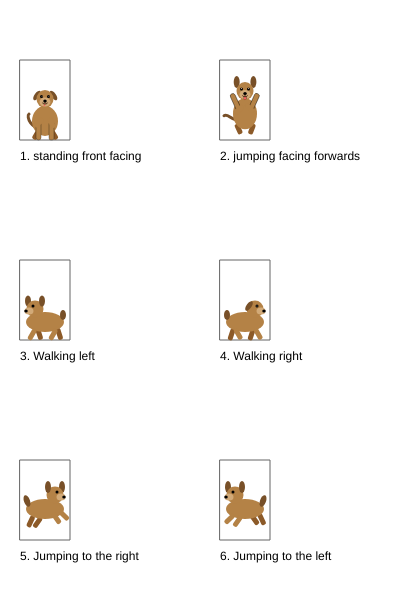
Frame 1 (no input)
Frame 60 (no input): identical to frame 1, image omitted
Frame 120 (the mouse pressed at the canvas centre since frame 60): identical to frame 1, image omitted

The p5.js sketch that drew this single still picture (run headless with seeded random() and noise() and a simulated clock; from frame 60 on, the mouse is pressed at the canvas centre):

// p5.js sketch
// ── sketch.js
var gameChar_x = 0;
var gameChar_y = 0;

function setup()
{
	createCanvas(400, 600);
}

function draw()
{
	background(255);

	//Standing, facing frontwards

	stroke(100);
	noFill();
	rect(20, 60, 50, 80);
	noStroke();
	fill(0);
	text("1. standing front facing", 20, 160);

	gameChar_x = 45;
	gameChar_y = 137;

	// Ears
	fill(120, 80, 40);
	push();
	translate(gameChar_x + 8.5, gameChar_y - 41.5);
	rotate(radians(-36));
	ellipse(0, 0, 5, 11);
	pop();
	push();
	translate(gameChar_x - 8, gameChar_y - 41.5);
	rotate(radians(36));
	ellipse(0, 0, 5, 11);
	pop();
    // Back Legs
	fill(140, 90, 40);
	push();
	translate(gameChar_x + 4, gameChar_y - 6);
	rotate(radians(-30));
	rect(0, 0, 5, 11, 2);
	pop();
	push();
	translate(gameChar_x - 8, gameChar_y - 8.5);
	rotate(radians(30));
	rect(0, 0, 5, 11, 2);
	pop();
	// Tail
	stroke(120, 80, 40);
	strokeWeight(3);
	noFill();
	bezier(
		gameChar_x + 0, gameChar_y - 9,
		gameChar_x - 14, gameChar_y - 6,
		gameChar_x - 19, gameChar_y - 21,
		gameChar_x - 16, gameChar_y - 23
	);
	noStroke();
	// Body
	fill(180, 130, 70);
	ellipse(gameChar_x - 0, gameChar_y - 16, 26, 30);
	strokeWeight(1);
	// Head
	fill(180, 130, 70);
	ellipse(gameChar_x + 0, gameChar_y - 38, 17, 18);
	// Front Legs
	fill(180, 130, 70);
	stroke(0);
	strokeWeight(0.3);
	rect(gameChar_x - 9, gameChar_y - 15, 5, 18, 5);
	rect(gameChar_x + 4, gameChar_y - 15, 5, 18, 2);
	noStroke();
	strokeWeight(1);
	fill(180, 130, 70)
	push();
	translate(gameChar_x + 2, gameChar_y - 18);
	rotate(radians(-25));
	rect(0, 0, 5, 11, 2);
	pop();
	push();
	translate(gameChar_x - 4, gameChar_y - 20);
	rotate(radians(45));
	rect(0, 0, 5, 11, 2);
	pop();
	// Snout
	fill(210, 170, 120);
	ellipse(gameChar_x + 0, gameChar_y - 35, 11, 9);
	// Tongue
	strokeWeight(1);
	fill(255, 100, 100);
	push();
	translate(gameChar_x - 0.5, gameChar_y - 32);
	rotate(radians(30));
	ellipse(0, 0, 1.5, 2);
	pop();
	// Mouth
	stroke(80, 50, 30);
	noFill();
	line(gameChar_x + 0, gameChar_y - 34.5, gameChar_x + 0, gameChar_y - 34);
	arc(gameChar_x + 0, gameChar_y - 34, 5, 2, 0, PI);
	noStroke();
	// Nose
	fill(0);
	ellipse(gameChar_x + 0, gameChar_y - 36, 3.5, 3);
	// Eye
	fill(0);
	ellipse(gameChar_x + 3.5, gameChar_y - 40.5, 3, 3);
	ellipse(gameChar_x - 3.5, gameChar_y - 40.5, 3, 3);
	fill(250, 213, 184);
	ellipse(gameChar_x + 3.9, gameChar_y - 40.75, 0.9, 0.9);
	ellipse(gameChar_x - 3, gameChar_y - 40.75, 0.9, 0.9);
	
	//Jumping facing forwards
	stroke(100);
	noFill();
	rect(220, 60, 50, 80);
	noStroke();
	fill(0);
	text("2. jumping facing forwards", 220, 160);

	gameChar_x = 245;
	gameChar_y = 137;
	
	// Ears
	fill(120, 80, 40);
	ellipse(gameChar_x + 8.4, gameChar_y - 55, 6, 12);
	ellipse(gameChar_x + -8.3, gameChar_y - 55, 6, 12);
	// Back Legs
	fill(140, 90, 40);
	push();
	translate(gameChar_x + 6.5, gameChar_y - 14);
	rotate(radians(21));
	rect(0, 0, 5, 11, 2);
	pop();
	push();
	translate(gameChar_x - 11, gameChar_y -12);
	rotate(radians(-25));
	rect(0, 0, 5, 11, 2);
	pop();
	// Tail
	stroke(120, 80, 40);
	strokeWeight(3);
	noFill();
	bezier(
		gameChar_x + 0, gameChar_y - 16.25,
		gameChar_x - 14, gameChar_y - 14.25,
		gameChar_x - 16, gameChar_y - 24.25,
		gameChar_x - 21, gameChar_y - 21.25
	);
	noStroke();
	// Body
	fill(180, 130, 70);
	ellipse(gameChar_x - 0, gameChar_y - 23.25, 24, 31);
	strokeWeight(1);
	// Head
	fill(180, 130, 70);
	ellipse(gameChar_x + 0, gameChar_y - 46, 17, 18);
	// Front Legs
	fill(180, 130, 70);
	stroke(0);
	strokeWeight(0.4);
	push();
	translate(gameChar_x - 9.5, gameChar_y - 35);
	rotate(degrees(-30));
	rect(-2.5, -9, 5, 18, 5);
	pop();
	push();
	translate(gameChar_x + 9, gameChar_y - 35);
	rotate(degrees(30));
	rect(-2.5, -9, 5, 18, 2);
	pop();
	noStroke();
	strokeWeight(1);
	fill(180, 130, 70)
	push();
	translate(gameChar_x - 4, gameChar_y - 33);
	rotate(radians(45));
	rect(0, 0, 5, 11, 2);
	pop();
	strokeWeight(1);
	fill(180, 130, 70)
	push();
	translate(gameChar_x - 1, gameChar_y - 31);
	rotate(radians(-45));
	rect(0, 0, 5, 11, 2);
	pop();
	// Snout
	fill(210, 170, 120);
	ellipse(gameChar_x + 0, gameChar_y - 42.5, 11, 9);
	// Nose
	fill(0);
	ellipse(gameChar_x + 0, gameChar_y - 43.5, 3.5, 3);
	// Tongue
	stroke(0); // black outline
	strokeWeight(0.2);
	fill(255, 100, 100);
	push();
	translate(gameChar_x + 0, gameChar_y - 39);
	ellipse(0, 0, 3, 3.5);
	pop();
	noStroke();
	// Mouth
	strokeWeight(1);
	stroke(80, 50, 30);
	noFill();
	line(gameChar_x + 0, gameChar_y - 41.75, gameChar_x + 0, gameChar_y - 41.25);
	arc(gameChar_x + 0, gameChar_y - 41.25, 5, 2, 0, PI);
	noStroke();
	// Eye
	fill(0);
	ellipse(gameChar_x + 3.5, gameChar_y - 48, 3, 3);
	ellipse(gameChar_x - 3.5, gameChar_y - 48, 3, 3);
	fill(250, 213, 184);
	ellipse(gameChar_x + 3.6, gameChar_y - 48.7, 1.1, 1.1);
	ellipse(gameChar_x - 3.5, gameChar_y - 48.7, 1.1, 1.1);


	//Walking, turned left
	stroke(100);
	noFill();
	rect(20, 260, 50, 80);
	noStroke();
	fill(0);
	text("3. Walking left", 20, 360);

	gameChar_x = 45;
	gameChar_y = 337;

	// Left Ear
	fill(120, 80, 40);
	ellipse(gameChar_x - 17, gameChar_y - 36, 6, 11);
	// Back Legs
	fill(140, 90, 40);
	push();
	translate(gameChar_x + 10, gameChar_y - 8);
	rotate(radians(-18));
	rect(0, 0, 5, 12, 2);
	pop();
	push();
	translate(gameChar_x - 10, gameChar_y - 8);
	rotate(radians(-18));
	rect(0, 0, 5, 12, 2);
	pop();
	// Body
	fill(180, 130, 70);
	ellipse(gameChar_x - 0, gameChar_y - 15, 38, 20);
	// Tail
	fill(120, 80, 40);
	ellipse(gameChar_x + 18, gameChar_y - 22, 6, 10);
	// Head
	fill(180, 130, 70);
	ellipse(gameChar_x - 10, gameChar_y - 28, 17, 17);
	// Front Legs
	fill(180, 130, 70);
	push();
	translate(gameChar_x + 9, gameChar_y - 9);
	rotate(radians(30));
	rect(0, 0, 5, 12, 2);
	pop();
	push();
	translate(gameChar_x - 12, gameChar_y - 9);
	rotate(radians(30));
	rect(0, 0, 5, 12, 2);
	pop();
	// Right Ear
	fill(120, 80, 40);
	ellipse(gameChar_x - 3, gameChar_y - 36, 6, 11);
	// Snout
	fill(210, 170, 120);
	ellipse(gameChar_x - 16, gameChar_y - 26, 9, 7);
	// Nose
	fill(0);
	ellipse(gameChar_x - 19, gameChar_y - 26, 3.5, 3);
	// Eye
	fill(0);
	ellipse(gameChar_x - 12, gameChar_y - 31, 3, 3);


	//Walking, turned right
	stroke(100);
	noFill();
	rect(220, 260, 50, 80);
	noStroke();
	fill(0);
	text("4. Walking right", 220, 360);

	gameChar_x = 245;
	gameChar_y = 337;

	// Back Legs
	fill(140, 90, 40);
	push();
	translate(gameChar_x - 14, gameChar_y - 9);
	rotate(radians(18));
	rect(0, 0, 5, 12, 2);
	pop();
	push();
	translate(gameChar_x + 6, gameChar_y - 9);
	rotate(radians(18));
	rect(0, 0, 5, 12, 2);
	pop();
	// Body
	fill(180, 130, 70);
	ellipse(gameChar_x + 0, gameChar_y - 15, 38, 20);
	// Tail
	fill(120, 80, 40);
	ellipse(gameChar_x - 18, gameChar_y - 22, 6, 10);
	// Head
	fill(180, 130, 70);
	ellipse(gameChar_x + 10, gameChar_y - 28, 17, 17);
	// Front Legs
	fill(180, 130, 70);
	push();
	translate(gameChar_x - 12, gameChar_y - 7);
	rotate(radians(-30));
	rect(0, 0, 5, 12, 2);
	pop();
	push();
	translate(gameChar_x + 8, gameChar_y - 7);
	rotate(radians(-30));
	rect(0, 0, 5, 12, 2);
	pop();
	// Left Ear
	fill(120, 80, 40);
	push();
	translate(gameChar_x + 4, gameChar_y - 31);
	rotate(radians(36));
	ellipse(0, 0, 5, 11);
	pop();
	push();
	// Snout
	fill(210, 170, 120);
	ellipse(gameChar_x + 16, gameChar_y - 26, 9, 7);
	// Nose
	fill(0);
	ellipse(gameChar_x + 19, gameChar_y - 26, 3.5, 3);
	// Eye
	fill(0);
	ellipse(gameChar_x + 12, gameChar_y - 31, 3, 3);
	fill(250, 213, 184);
	ellipse(gameChar_x + 12, gameChar_y - 31, 0.9, 0.9);


	//Jumping right
	stroke(100);
	noFill();
	rect(20, 460, 50, 80);
	noStroke();
	fill(0);
	text("5. Jumping to the right", 20, 560);

	gameChar_x = 45;
	gameChar_y = 537;

	// Right Ear
	fill(120, 80, 40);
	ellipse(gameChar_x + 17, gameChar_y - 50, 6, 12);
	// Back Legs
	fill(140, 90, 40);
	push();
	translate(gameChar_x - 14, gameChar_y - 22);
	rotate(radians(25));
	rect(0, 0, 5, 12, 2);
	pop();
	push();
	translate(gameChar_x - 6, gameChar_y - 21);
	rotate(radians(35));
	rect(0, 0, 5, 12, 2);
	pop();
	// Body
	fill(180, 130, 70);
	ellipse(gameChar_x + 0, gameChar_y - 28, 38, 20);
	// Tail
	fill(120, 80, 40);
	push();
	translate(gameChar_x - 18, gameChar_y - 36);
	rotate(radians(-20));
	ellipse(0, 0, 6, 12);
	pop();
	// Head
	fill(180, 130, 70);
	ellipse(gameChar_x + 10, gameChar_y - 42, 17, 17);
	// Front Legs
	fill(180, 130, 70);
	push();
	translate(gameChar_x + 6, gameChar_y - 22);
	rotate(radians(-35));
	rect(0, 0, 5, 12, 2);
	pop();
	push();
	translate(gameChar_x + 13, gameChar_y - 24);
	rotate(radians(-45));
	rect(0, 0, 5, 12, 2);
	pop();
	// Left Ear
	fill(120, 80, 40);
	ellipse(gameChar_x + 3, gameChar_y - 50, 6, 12);
	// Snout
	fill(210, 170, 120);
	ellipse(gameChar_x + 16, gameChar_y - 40, 9, 7);
	// Nose
	fill(0);
	ellipse(gameChar_x + 19, gameChar_y - 40, 3.5, 3);
	// Eye
	fill(0);
	ellipse(gameChar_x + 12, gameChar_y - 45, 3, 3);


	//Jumping to the left
	stroke(100);
	noFill();
	rect(220, 460, 50, 80);
	noStroke();
	fill(0);
	text("6. Jumping to the left", 220, 560);

	gameChar_x = 245;
	gameChar_y = 537;

	// Left Ear
	fill(120, 80, 40);
	ellipse(gameChar_x - 17, gameChar_y - 50, 6, 12);
	// Back Legs
	fill(140, 90, 40);
	push();
	translate(gameChar_x + 12, gameChar_y - 22);
	rotate(radians(-25));
	rect(0, 0, 5, 12, 2);
	pop();
	push();
	translate(gameChar_x + 4, gameChar_y - 21);
	rotate(radians(-35));
	rect(0, 0, 5, 12, 2);
	pop();
	// Body
	fill(180, 130, 70);
	ellipse(gameChar_x + 0, gameChar_y - 28, 38, 20);
	// Tail
	fill(120, 80, 40);
	push();
	translate(gameChar_x + 18, gameChar_y - 36);
	rotate(radians(20));
	ellipse(0, 0, 6, 12);
	pop();
	// Head
	fill(180, 130, 70);
	ellipse(gameChar_x - 10, gameChar_y - 42, 17, 17);
	// Front Legs
	fill(180, 130, 70);
	push();
	translate(gameChar_x - 6, gameChar_y - 22);
	rotate(radians(35));
	rect(0, 0, 5, 12, 2);
	pop();
	push();
	translate(gameChar_x - 13, gameChar_y - 24);
	rotate(radians(45));
	rect(0, 0, 5, 12, 2);
	pop();
	// Right Ear
	fill(120, 80, 40);
	ellipse(gameChar_x - 3, gameChar_y - 50, 6, 12);
	// Snout
	fill(210, 170, 120);
	ellipse(gameChar_x - 16, gameChar_y - 40, 9, 7);
	// Nose
	fill(0);
	ellipse(gameChar_x - 19, gameChar_y - 40, 3.5, 3);
	// Eye
	fill(0);
	ellipse(gameChar_x - 12, gameChar_y - 45, 3, 3);

}
